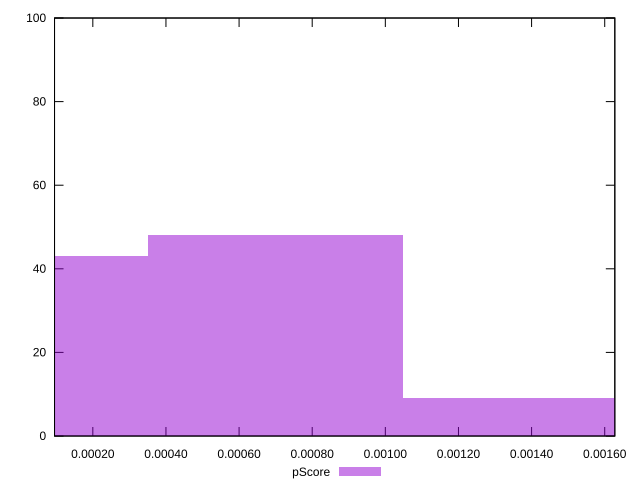

Write gnuplot code to recreate this figure.
reset

$pScore <<EOF
0.0006992648283455212 48
0.0013985296566910424 9
0 43
EOF

set key outside below
set boxwidth 0.0006992648283455212
set xrange [0.00009528367533445659:0.0016276281707421347]
set yrange [0:100]
set trange [0:100]
set style fill transparent solid 0.5 noborder
set terminal svg size 640, 490 enhanced background rgb 'white'
set output "reprap/largest-contentful-paint/samples/pages+cached+noexternal/pScore/histogram.svg"

plot $pScore title "pScore" with boxes

reset
